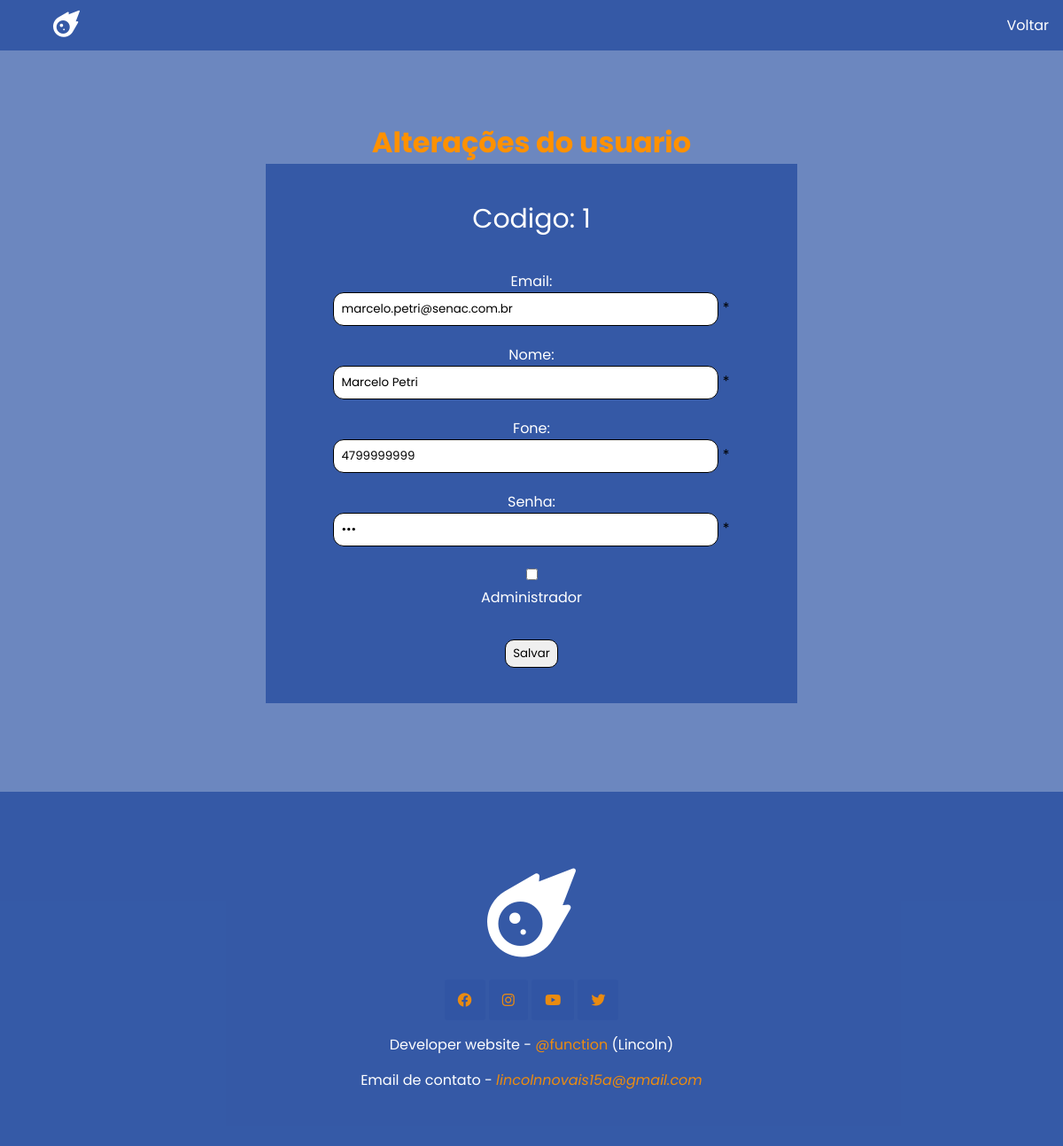
The page /paginas/altUsuario.php?codigo=1 on the database its author committed.
### tables this page shows
CREATE TABLE `usuario` (
  `codigo` int(11) NOT NULL,
  `email` varchar(255) NOT NULL,
  `nome` varchar(255) NOT NULL,
  `telefone` varchar(255) NOT NULL,
  `senha` varchar(255) NOT NULL,
  `administrador` tinyint(1) NOT NULL
);

### paginas/altUsuario.php (the view, shortened to what this page needs)
<?php
    include "../include/MySql.php";
    $email = $senha = $nome = $telefone = $administrador = "";
    $emailErr = $senhaErr = $nomeErr = $telefoneErr = $msgErr = "";
    if (isset($_GET['codigo'])){
        $codigo = $_GET['codigo'];
        $sql = $pdo->prepare('SELECT * FROM usuario WHERE codigo = ?');
        if ($sql->execute(array($codigo))){
            $info = $sql->fetchAll(PDO::FETCH_ASSOC);
            foreach($info as $key => $value){
                $codigo = $value['codigo'];
                $nome = $value['nome'];
                $email = $value['email'];
                $telefone = $value['telefone'];
                $senha = $value['senha'];
                $administrador = $value['administrador'];
            };
        };
    };
?>
<!DOCTYPE html>
<html lang="pt-br">
<head>
    <link rel="stylesheet" href="https://cdnjs.cloudflare.com/ajax/libs/font-awesome/6.1.1/css/all.min.css">
    <link rel="stylesheet" href="../css/estilo.css">
</head>
<body>
    <nav class="navbar">
        <div class="brand-title">
            <i class="fa-solid fa-meteor"></i>
        </div>
        <div class="navbar-links">
            <ul>
            <li><a href="../paginas/listusuario.php">Voltar</a></li>
            </ul>
        </div>
    </nav>
<form action="" method="POST">
<h1 class="titulo-txt">Alterações do usuario</h1>
    <fieldset>
        <div>
            <label class="codigo" for="codigo"><p> Codigo: <?php echo $codigo?> </p></label>
            <br>
        </div>
        <div class="div-form">
            <label for="email"><p class="txt-alt"> Email: </p></label>
            <input class="input-login" type="mail" name="email" value="<?php echo $email?>">
            <span class="obrigatorio">* <?php echo $emailErr ?></span>
        </div>
        <div class="div-form">
            <label for="nome"><p class="txt-alt"> Nome: </p></label>
            <input class="input-login" type="text" name="nome" value="<?php echo $nome?>">
         <span class="obrigatorio">* <?php echo $nomeErr ?></span>
        </div>
        <div class="div-form">
            <label for="telefone"><p class="txt-alt"> Fone: </p></label>
            <input class="input-login" type="text" name="telefone" value="<?php echo $telefone?>">
            <span class="obrigatorio">* <?php echo $telefoneErr ?></span>
        </div>
        <div class="div-form">
            <label for="senha"><p class="txt-alt"> Senha: </p></label>
            <input class="input-login" type="password" name="senha" value="<?php echo $senha?>">
            <span class="obrigatorio">* <?php echo $senhaErr ?></span>
        </div>
        <div class="div-form">
            <input class="input-login" type="checkbox" name="administrador" <?php if($administrador==1){?> checked="check"<?php } ?>>
            <label for="administrador"><p class="txt-alt"> Administrador</p></label>
        </div>
        <br>
        <div>
            <input class="button-form" type="submit" value="Salvar" name="cadastro">
        </div>
    </fieldset>
</form>
    <footer class="footer">
        <div class="footer-container">
            <div class="footer-info logo">
                <a href="#">
                    <i class="fa-solid fa-meteor"></i>
                </a>
            </div>
            <div class="footer-info">
                <a target="_blank" href="https://www.facebook.com"><i class="fa-brands fa-facebook"></i></a>
                <a target="_blank" href="https://www.instagram.com"><i class="fa-brands fa-instagram"></i></a>
                <a target="_blank" href="https://www.youtube.com"><i class="fa-brands fa-youtube"></i></a>
                <a target="_blank" href="https://www.twitter.com"><i class="fa-brands fa-twitter"></i></a>
            </div>
            <div style="text-align: center;" class="footer-info">
                <p style="margin-top: 5px;">Developer website - <a target="_blank" href="https://github.com/function404">@function</a> (Lincoln) </p>
            </div>
            <div style="text-align: center;" class="footer-info">
                <p style="margin-top: 5px;">Email de contato - <i><a href="mailto:lincolnnovais15a@gmail.com">lincolnnovais15a@gmail.com</a></i></p>
            </div>
        </div>
    </footer>
    </body>
</html>

### css/estilo.css (style rules this page uses)
* { box-sizing: border-box; margin: 0; padding: 0; list-style: none; text-decoration: none; font-family: 'Poppins', sans-serif; }
:root { --color-body: rgba(47, 85, 164, 0.7); --color-primary: rgba(255, 145, 0, 0.9); --color-secondary: rgba(47, 85, 164, 0.9); --color-tertiary: rgb(255, 145, 0); --color-white: rgb(255, 255, 255); --color-black: rgb(0, 0, 0); }
body { height: 50vh; padding: 0; margin: 0; background-color: var(--color-body); }
.navbar { display: flex; justify-content: space-between; align-items: center; background: var(--color-secondary); color: var(--color-white); }
.brand-title { font-size: 30px; margin-left: 60px; }
.navbar-links ul { margin: 0; padding: 0; display: flex; }
.navbar-links li { list-style: none; }
.navbar-links li a { text-decoration: none; color: var(--color-white); padding: 1rem; display: block; }
form { padding: 80px 0px 80px 0px; text-align: center; }
fieldset { width: 50%; text-align: center; margin: 0 auto; padding: 40px 0px 40px 0px; border: none; background-color: var(--color-secondary); }
.div-form { padding: 10px; }
.input-login { padding: 8px; width: 75%; border: 1px solid var(--color-black); border-radius: 12px; }
.button-form { width: 10%; padding: 5px; border: 1px solid var(--color-black); border-radius: 10px; }
.titulo-txt { color: var(--color-tertiary); }
.txt-alt { color: var(--color-white); }
.codigo p { color: var(--color-white); font-size: 30px; }
.footer { width: 100%; height: 100%; margin-top: 20px; background-color:var(--color-secondary); }
.footer-container { height: 100%; padding: 50px; display: flex; align-items: center; justify-content: center; flex-direction: column; }
.footer-info { margin-top: 10px; color: var(--color-white); }
.footer-info p a { color: var(--color-primary); transition: all .5s ease; }
.footer-info a i { padding: 15px; color: var(--color-primary); border-radius: 3px; transition: all .5s ease; background-color: var(--color-body); }
.footer-info.logo a i { color: var(--color-white); padding: 0 auto; background-color: transparent; margin: 0 auto; font-size: 100px; transition: all .5s ease; }

### rows shown on the page
usuario: codigo "1", email "marcelo.petri@senac.com.br", nome "Marcelo Petri", telefone "4799999999"
